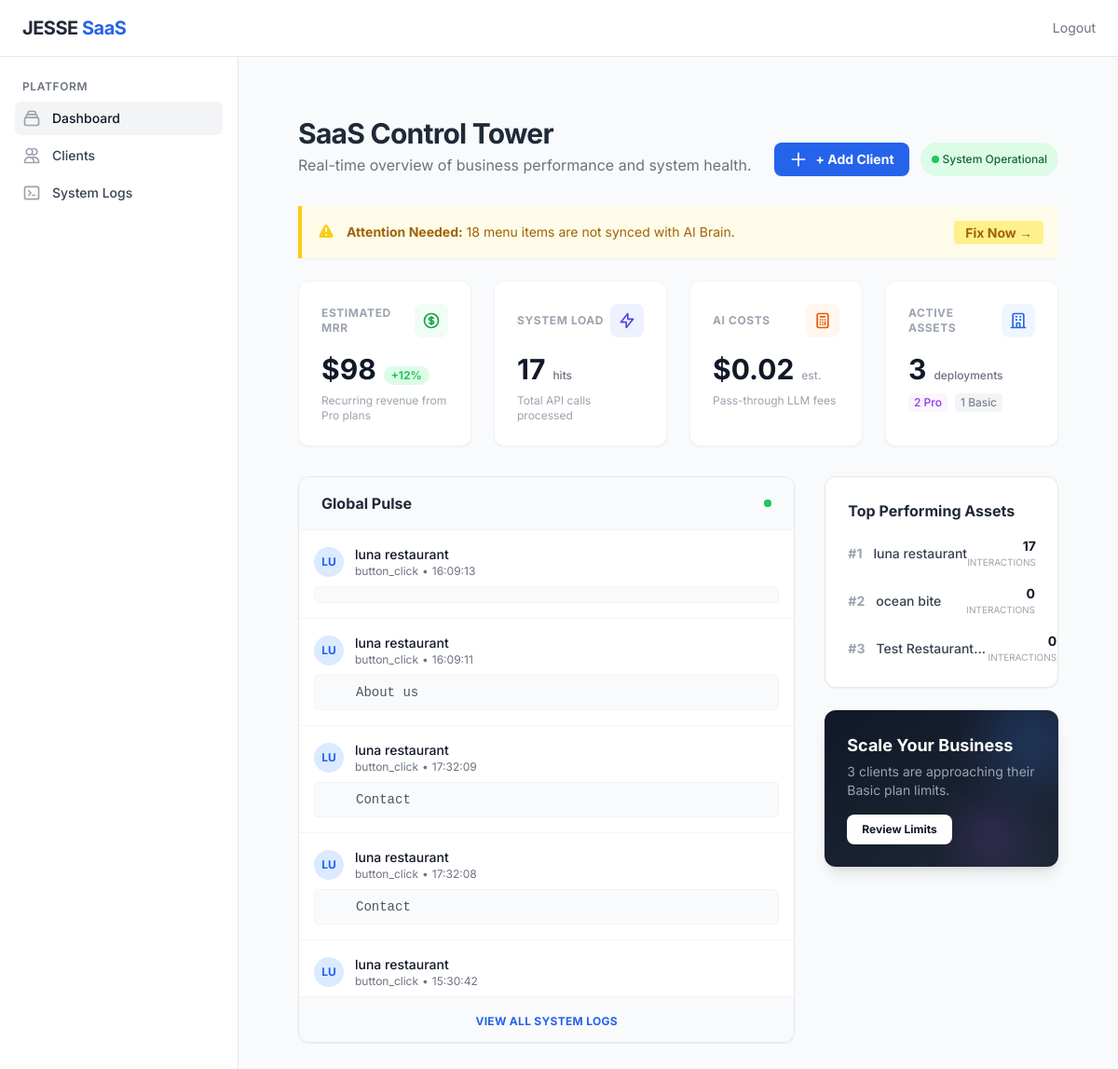
Screenshot of /admin/dashboard (signed in) with the database file from the repository.
### app/models.py (models this page shows, shortened)
class InteractionLog(db.Model):
    __tablename__ = 'interaction_logs'
    id = db.Column(db.Integer, primary_key=True)
    client_id = db.Column(db.Integer, db.ForeignKey('clients.id'), nullable=False)
    interaction_type = db.Column(db.String(50), nullable=False)
    user_query = db.Column(db.Text, nullable=True)
    timestamp = db.Column(db.DateTime, default=datetime.utcnow)

class Client(db.Model):
    __tablename__ = 'clients'
    id = db.Column(db.Integer, primary_key=True)
    public_id = db.Column(db.String(36), unique=True, nullable=False, default=lambda: str(uuid.uuid4()))
    restaurant_name = db.Column(db.String(100), nullable=False)
    plan_type = db.Column(db.String(20), default='basic')
    status = db.Column(db.String(20), default='active')
    theme_color = db.Column(db.String(7), default='#000000')
    created_at = db.Column(db.DateTime, default=datetime.utcnow)
    billing_note = db.Column(db.Text, nullable=True)
    slug = db.Column(db.String(100), unique=True, nullable=True)
    renewal_date = db.Column(db.Date, nullable=True) # Kept for backward compatibility or simple view
    subscription_start = db.Column(db.Date, nullable=True)
    subscription_end = db.Column(db.Date, nullable=True)
    is_maintenance_mode = db.Column(db.Boolean, default=False)
    allowed_domains = db.Column(db.Text, nullable=True) # JSON or comma-separated
    operating_hours = db.Column(db.Text, nullable=True) # JSON structure
    timezone = db.Column(db.String(50), default='UTC')
    privacy_policy_url = db.Column(db.String(255), nullable=True)
    language = db.Column(db.String(50), default='English (US)')
    currency_code = db.Column(db.String(10), default='USD')
    currency_symbol = db.Column(db.String(5), default='$')
    owner_phone = db.Column(db.String(20), nullable=True) # Admin Internal
    owner_email = db.Column(db.String(100), nullable=True) # Admin Internal
    public_phone = db.Column(db.String(20), nullable=True) # Public Reservation
    public_email = db.Column(db.String(100), nullable=True) # Public Enquiry
    address = db.Column(db.Text, nullable=True)
    parking_info = db.Column(db.Text, nullable=True)
    direction_note = db.Column(db.Text, nullable=True)
    maps_url = db.Column(db.String(255), nullable=True)
    delivery_url = db.Column(db.String(255), nullable=True) # Deprecated by delivery_partners
    delivery_partners = db.Column(db.Text, nullable=True) # JSON structure: [{platform, url}]
    instagram_url = db.Column(db.String(255), nullable=True)
    tiktok_url = db.Column(db.String(255), nullable=True)
    youtube_url = db.Column(db.String(255), nullable=True)
    whatsapp_url = db.Column(db.String(255), nullable=True)
    website_url = db.Column(db.String(255), nullable=True)
    font_style = db.Column(db.String(50), default='Modern Sans') # New Field
    widget_position = db.Column(db.String(20), default='right') # right/left
    is_white_labeled = db.Column(db.Boolean, default=False)
    price_includes_tax = db.Column(db.Boolean, default=True)
    payment_method = db.Column(db.String(50), nullable=True) # Admin record
    wifi_ssid = db.Column(db.String(100), nullable=True)
    wifi_password = db.Column(db.String(100), nullable=True)
    review_url = db.Column(db.String(255), nullable=True)
    booking_url = db.Column(db.String(255), nullable=True)
    deposit_policy = db.Column(db.Text, nullable=True) # New
    late_arrival_policy = db.Column(db.Text, nullable=True) # New
    tos_url = db.Column(db.String(255), nullable=True)
    show_ai_disclaimer = db.Column(db.Boolean, default=True)
    total_seating = db.Column(db.Integer, nullable=True)
    max_group_size = db.Column(db.Integer, nullable=True)
    seating_configuration = db.Column(db.Text, nullable=True) # New Field
    has_private_room = db.Column(db.Boolean, default=False)
    private_room_capacity = db.Column(db.Integer, nullable=True)
    facilities_list = db.Column(db.Text, nullable=True) # CSV: Outdoor, AC, Toilet...
    family_facilities_list = db.Column(db.Text, nullable=True) # CSV: Baby Chair, Kids Menu...
    knowledge_base = db.relationship('KnowledgeBase', backref='client', uselist=False, cascade="all, delete-orphan")
    menu_items = db.relationship('MenuItem', backref='client', lazy='dynamic', cascade="all, delete-orphan")
    logs = db.relationship('InteractionLog', backref='client', lazy='dynamic', cascade="all, delete-orphan")

### app/admin/dashboard.py (the view)
@bp.route('/dashboard')
def dashboard():
    stats = AnalyticsService.get_dashboard_stats()
    recent_logs = InteractionLog.query.order_by(InteractionLog.timestamp.desc()).limit(15).all()
    top_clients = AnalyticsService.get_top_clients(limit=5)
    unsynced_count = MenuItem.query.filter((MenuItem.embedding_synced == False) | (MenuItem.embedding_synced == None)).count()
    return render_template('admin/dashboard.html',
                           stats=stats,
                           recent_logs=recent_logs,
                           top_clients=top_clients,
                           unsynced_count=unsynced_count,
                           active_page='dashboard')

### app/templates/admin/dashboard.html (shortened to what this page needs)
{% extends "base.html" %}
{% block content %}
<div class="h-full bg-gray-50 p-6 md:p-8 overflow-y-auto">
    <div class="flex justify-between items-end mb-8">
        <div>
            <h1 class="text-3xl font-bold text-gray-800 tracking-tight">SaaS Control Tower</h1>
            <p class="text-gray-500 mt-1">Real-time overview of business performance and system health.</p>
        </div>
        <div class="flex gap-3">
            <button onclick="openAddClientModal()"
                class="inline-flex items-center px-4 py-2 bg-blue-600 hover:bg-blue-700 text-white text-sm font-bold rounded-lg shadow-sm transition-all transform hover:scale-105">
                <svg class="w-5 h-5 mr-2" fill="none" stroke="currentColor" viewBox="0 0 24 24">
                    <path stroke-linecap="round" stroke-linejoin="round" stroke-width="2" d="M12 4v16m8-8H4"></path>
                </svg>
                + Add Client
            </button>
            <span
                class="inline-flex items-center px-3 py-1 rounded-full text-xs font-medium bg-green-100 text-green-800">
                <span class="w-2 h-2 mr-1 bg-green-500 rounded-full animate-pulse"></span>
                System Operational
            </span>
        </div>
    </div>
    {% if unsynced_count and unsynced_count > 0 %}
    <div class="mb-6 bg-yellow-50 border-l-4 border-yellow-400 p-4 rounded-r shadow-sm flex justify-between items-center">
        <div class="flex">
            <div class="flex-shrink-0">
            </div>
            <div class="ml-3">
                <p class="text-sm text-yellow-700">
                    <span class="font-bold">Attention Needed:</span> {{ unsynced_count }} menu items are not synced with AI Brain.
                </p>
            </div>
        </div>
        <div>
            <a href="{{ url_for('admin.sync_menu_embeddings') }}" class="text-sm font-bold text-yellow-700 hover:text-yellow-600 bg-yellow-200 px-3 py-1 rounded hover:bg-yellow-300 transition-colors">
                Fix Now &rarr;
            </a>
        </div>
    </div>
    {% endif %}
    <div class="grid grid-cols-1 md:grid-cols-2 lg:grid-cols-4 gap-6 mb-8">
        <div class="bg-white rounded-xl shadow-sm p-6 border border-gray-100 hover:shadow-md transition-shadow">
            <div class="flex items-center justify-between mb-4">
                <h3 class="text-xs font-bold text-gray-400 uppercase tracking-wider">Estimated MRR</h3>
                <span class="p-2 bg-green-50 text-green-600 rounded-lg">
                </span>
            </div>
            <div class="flex items-baseline mb-2">
                <span class="text-3xl font-bold text-gray-900">${{ stats.mrr }}</span>
                <span class="ml-2 text-xs text-green-500 font-bold bg-green-100 px-2 py-0.5 rounded-full">+12%</span>
            </div>
            <p class="text-xs text-gray-400">Recurring revenue from Pro plans</p>
        </div>
        <div class="bg-white rounded-xl shadow-sm p-6 border border-gray-100 hover:shadow-md transition-shadow">
            <div class="flex items-center justify-between mb-4">
                <h3 class="text-xs font-bold text-gray-400 uppercase tracking-wider">System Load</h3>
                <span class="p-2 bg-indigo-50 text-indigo-600 rounded-lg">
                    <svg class="w-5 h-5" fill="none" stroke="currentColor" viewBox="0 0 24 24">
                        <path stroke-linecap="round" stroke-linejoin="round" stroke-width="2"
                            d="M13 10V3L4 14h7v7l9-11h-7z"></path>
                    </svg>
                </span>
            </div>
            <div class="flex items-baseline mb-2">
                <span class="text-3xl font-bold text-gray-900">{{ stats.total_interactions }}</span>
                <span class="ml-2 text-xs text-gray-500 font-medium">hits</span>
            </div>
            <p class="text-xs text-gray-400">Total API calls processed</p>
        </div>
        <div class="bg-white rounded-xl shadow-sm p-6 border border-gray-100 hover:shadow-md transition-shadow">
            <div class="flex items-center justify-between mb-4">
                <h3 class="text-xs font-bold text-gray-400 uppercase tracking-wider">AI Costs</h3>
                <span class="p-2 bg-orange-50 text-orange-600 rounded-lg">
                    <svg class="w-5 h-5" fill="none" stroke="currentColor" viewBox="0 0 24 24">
                        <path stroke-linecap="round" stroke-linejoin="round" stroke-width="2"
                            d="M9 7h6m0 10v-3m-3 3h.01M9 17h.01M9 14h.01M12 14h.01M15 11h.01M12 11h.01M9 11h.01M7 21h10a2 2 0 002-2V5a2 2 0 00-2-2H7a2 2 0 00-2 2v14a2 2 0 002 2z">
                        </path>
                    </svg>
                </span>
            </div>
            <div class="flex items-baseline mb-2">
                <span class="text-3xl font-bold text-gray-900">${{ stats.token_cost }}</span>
                <span class="ml-2 text-xs text-gray-400 font-medium">est.</span>
            </div>
            <p class="text-xs text-gray-400">Pass-through LLM fees</p>
        </div>
        <div class="bg-white rounded-xl shadow-sm p-6 border border-gray-100 hover:shadow-md transition-shadow">
            <div class="flex items-center justify-between mb-4">
                <h3 class="text-xs font-bold text-gray-400 uppercase tracking-wider">Active Assets</h3>
                <span class="p-2 bg-blue-50 text-blue-600 rounded-lg">
                    <svg class="w-5 h-5" fill="none" stroke="currentColor" viewBox="0 0 24 24">
                        <path stroke-linecap="round" stroke-linejoin="round" stroke-width="2"
                            d="M19 21V5a2 2 0 00-2-2H7a2 2 0 00-2 2v16m14 0h2m-2 0h-5m-9 0H3m2 0h5M9 7h1m-1 4h1m4-4h1m-1 4h1m-5 10v-5a1 1 0 011-1h2a1 1 0 011 1v5m-4 0h4">
                        </path>
                    </svg>
                </span>
            </div>
            <div class="flex items-baseline mb-2">
                <span class="text-3xl font-bold text-gray-900">{{ stats.total_clients }}</span>
                <span class="ml-2 text-xs text-gray-500 font-medium">deployments</span>
            </div>
            <div class="flex gap-2 text-xs">
                <span class="text-purple-600 bg-purple-50 px-1.5 py-0.5 rounded font-medium">{{ stats.pro_clients }}
                    Pro</span>
                <span class="text-gray-500 bg-gray-100 px-1.5 py-0.5 rounded">{{ stats.basic_clients }} Basic</span>
            </div>
        </div>
    </div>
    <div class="grid grid-cols-1 lg:grid-cols-3 gap-8">
        <div class="lg:col-span-2">
            <div class="bg-white rounded-xl shadow-sm border border-gray-200 overflow-hidden">
                <div class="px-6 py-4 border-b border-gray-100 bg-gray-50 flex justify-between items-center">
                    <h3 class="font-bold text-gray-800">Global Pulse</h3>
                    <span class="flex h-2 w-2">
                        <span class="relative inline-flex rounded-full h-2 w-2 bg-green-500"></span>
                    </span>
                </div>
                <div class="divide-y divide-gray-100 max-h-[500px] overflow-y-auto">
                    {% for log in recent_logs %}
                    <div class="p-4 hover:bg-gray-50 transition-colors group">
                        <div class="flex items-start justify-between">
                            <div class="flex items-center gap-3">
                                <div
                                    class="w-8 h-8 rounded-full bg-blue-100 text-blue-600 flex items-center justify-center font-bold text-xs shrink-0">
                                    {{ log.client.restaurant_name[:2].upper() }}
                                </div>
                                <div>
                                    <p class="text-sm font-medium text-gray-900">{{ log.client.restaurant_name }}</p>
                                    <p class="text-xs text-gray-500 flex items-center gap-1">
                                        {{ log.interaction_type }}
                                        <span>&bull;</span>
                                        {{ log.timestamp.strftime('%H:%M:%S') }}
                                    </p>
                                </div>
                            </div>
                        </div>
                        <div
                            class="mt-2 pl-11 text-sm text-gray-600 font-mono bg-gray-50 p-2 rounded border border-gray-100 truncate">
                            {{ log.user_query }}
                        </div>
                    </div>
                    {% else %}
                    <div class="p-8 text-center text-gray-500 text-sm">Waiting for incoming traffic...</div>
                    {% endfor %}
                </div>
                <div class="bg-gray-50 px-6 py-3 border-t border-gray-100 text-center">
                    <a href="{{ url_for('admin.system_logs') }}"
                        class="text-xs font-bold text-blue-600 hover:text-blue-800 uppercase tracking-wide">View All
                        System Logs</a>
                </div>
            </div>
        </div>
        <div class="space-y-6">
            <div class="bg-white rounded-xl shadow-sm border border-gray-200 p-6">
                <h3 class="font-bold text-gray-800 mb-4">Top Performing Assets</h3>
                <div class="space-y-4">
                    {% for client in top_clients %}
                    <div class="flex items-center justify-between">
                        <div class="flex items-center gap-3">
                            <span class="text-gray-400 font-bold text-sm">#{{ loop.index }}</span>
                            <a href="{{ url_for('admin.client_hub', client_id=client.id) }}"
                                class="text-sm font-medium text-gray-700 hover:text-blue-600 truncate max-w-[120px]">
                                {{ client.restaurant_name }}
                            </a>
                        </div>
                        <div class="text-right">
                            <span class="block text-sm font-bold text-gray-900">{{ client.interaction_count }}</span>
                            <span class="block text-[10px] text-gray-400 uppercase">Interactions</span>
                        </div>
                    </div>
                    {% endfor %}
                </div>
            </div>
            <div
                class="bg-gradient-to-br from-gray-900 to-gray-800 rounded-xl shadow-lg p-6 text-white relative overflow-hidden">
                <div class="relative z-10">
                    <h3 class="font-bold text-lg mb-1">Scale Your Business</h3>
                    <p class="text-gray-400 text-sm mb-4">3 clients are approaching their Basic plan limits.</p>
                    <button
                        class="bg-white text-gray-900 text-xs font-bold px-4 py-2 rounded-lg hover:bg-gray-100 transition-colors">
                        Review Limits
                    </button>
                </div>
                <div class="absolute top-0 right-0 -mt-4 -mr-4 w-24 h-24 bg-blue-500 rounded-full opacity-20 blur-xl">
                </div>
                <div class="absolute bottom-0 right-10 w-16 h-16 bg-purple-500 rounded-full opacity-20 blur-xl"></div>
            </div>
        </div>
    </div>
    {% endblock %}

### rows the page displays
InteractionLog: client "LU", client.restaurant_name "luna restaurant", interaction_type "button_click", timestamp "16:09:13"
InteractionLog: client "LU", client.restaurant_name "luna restaurant", interaction_type "button_click", timestamp "16:09:11", user_query "About us"
InteractionLog: client "LU", client.restaurant_name "luna restaurant", interaction_type "button_click", timestamp "17:32:09", user_query "Contact"
InteractionLog: client "LU", client.restaurant_name "luna restaurant", interaction_type "button_click", timestamp "17:32:08", user_query "Contact"
InteractionLog: client "LU", client.restaurant_name "luna restaurant", interaction_type "button_click", timestamp "15:30:42"
Client: restaurant_name "luna restaurant", interaction_count "17"
Client: restaurant_name "ocean bite", interaction_count "0"
Client: restaurant_name "Test Restaurant…", interaction_count "0"

### other values shown
{{ unsynced_count }} "18"
{{ stats.mrr }} "98"
{{ stats.total_interactions }} "17"
{{ stats.token_cost }} "0.02"
{{ stats.total_clients }} "3"
{{ stats.pro_clients }} "2"
{{ stats.basic_clients }} "1"
